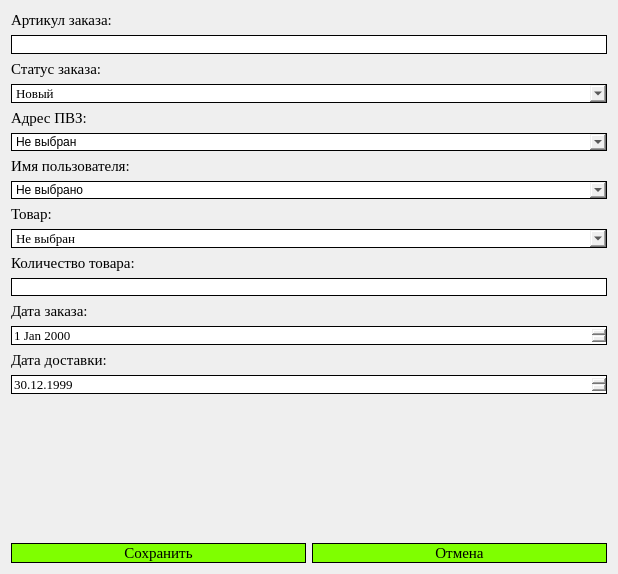
<?xml version="1.0" encoding="UTF-8"?>
<ui version="4.0">
 <class>order_edit</class>
 <widget class="QDialog" name="order_edit">
  <property name="geometry">
   <rect>
    <x>0</x>
    <y>0</y>
    <width>618</width>
    <height>574</height>
   </rect>
  </property>
  <property name="windowTitle">
   <string>Dialog</string>
  </property>
  <layout class="QGridLayout" name="gridLayout_2">
   <item row="0" column="0">
    <layout class="QVBoxLayout" name="verticalLayout">
     <item>
      <layout class="QGridLayout" name="gridLayout">
       <item row="13" column="0">
        <widget class="QDateEdit" name="date_order">
         <property name="font">
          <font>
           <family>Times New Roman</family>
           <pointsize>10</pointsize>
          </font>
         </property>
         <property name="styleSheet">
          <string notr="true">#date_order {
    border: 1px solid black;
}

#date_order:focus {
    border-color: #00FA9A;
}</string>
         </property>
        </widget>
       </item>
       <item row="1" column="0">
        <widget class="QLineEdit" name="articul_input">
         <property name="font">
          <font>
           <family>Times New Roman</family>
           <pointsize>10</pointsize>
          </font>
         </property>
         <property name="styleSheet">
          <string notr="true">#articul_input {
    border: 1px solid black;
}

#articul_input:focus {
    border-color: #00FA9A;
}</string>
         </property>
        </widget>
       </item>
       <item row="8" column="0">
        <widget class="QLabel" name="product_name">
         <property name="font">
          <font>
           <family>Times New Roman</family>
           <pointsize>11</pointsize>
          </font>
         </property>
         <property name="text">
          <string>Товар:</string>
         </property>
        </widget>
       </item>
       <item row="9" column="0">
        <widget class="QComboBox" name="product_input">
         <property name="font">
          <font>
           <family>Times New Roman</family>
           <pointsize>10</pointsize>
          </font>
         </property>
         <property name="styleSheet">
          <string notr="true">#product_input {
    border: 1px solid black;
}

#product_input:hover {
    border-color: #00FA9A;
}</string>
         </property>
         <item>
          <property name="text">
           <string>Не выбран</string>
          </property>
         </item>
        </widget>
       </item>
       <item row="14" column="0">
        <widget class="QLabel" name="label_5">
         <property name="font">
          <font>
           <family>Times New Roman</family>
           <pointsize>11</pointsize>
          </font>
         </property>
         <property name="text">
          <string>Дата доставки:</string>
         </property>
        </widget>
       </item>
       <item row="10" column="0">
        <widget class="QLabel" name="count_order">
         <property name="font">
          <font>
           <family>Times New Roman</family>
           <pointsize>11</pointsize>
          </font>
         </property>
         <property name="text">
          <string>Количество товара:</string>
         </property>
        </widget>
       </item>
       <item row="15" column="0">
        <widget class="QDateEdit" name="delivery_date">
         <property name="font">
          <font>
           <family>Times New Roman</family>
           <pointsize>10</pointsize>
          </font>
         </property>
         <property name="styleSheet">
          <string notr="true">#delivery_date {
    border: 1px solid black;
}

#delivery_date:focus {
    border-color: #00FA9A;
}</string>
         </property>
         <property name="dateTime">
          <datetime>
           <hour>0</hour>
           <minute>0</minute>
           <second>0</second>
           <year>1999</year>
           <month>12</month>
           <day>30</day>
          </datetime>
         </property>
         <property name="displayFormat">
          <string>dd.MM.yyyy</string>
         </property>
         <property name="calendarPopup">
          <bool>false</bool>
         </property>
        </widget>
       </item>
       <item row="0" column="0">
        <widget class="QLabel" name="label">
         <property name="font">
          <font>
           <family>Times New Roman</family>
           <pointsize>11</pointsize>
           <bold>false</bold>
          </font>
         </property>
         <property name="text">
          <string>Артикул заказа:</string>
         </property>
        </widget>
       </item>
       <item row="5" column="0">
        <widget class="QComboBox" name="adres_input">
         <property name="styleSheet">
          <string notr="true">#adres_input {
    border: 1px solid black;
}

#adres_input:hover {
    border-color: #00FA9A;
}</string>
         </property>
         <item>
          <property name="text">
           <string>Не выбран</string>
          </property>
         </item>
        </widget>
       </item>
       <item row="7" column="0">
        <widget class="QComboBox" name="client_name_input">
         <property name="mouseTracking">
          <bool>true</bool>
         </property>
         <property name="styleSheet">
          <string notr="true">#client_name_input {
    border: 1px solid black;
}

#client_name_input:hover {
    border-color: #00FA9A;
}</string>
         </property>
         <item>
          <property name="text">
           <string>Не выбрано</string>
          </property>
         </item>
        </widget>
       </item>
       <item row="11" column="0">
        <widget class="QLineEdit" name="count_input">
         <property name="styleSheet">
          <string notr="true">#count_input {
    border: 1px solid black;
}

#count_input:focus {
    border-color: #00FA9A;
}</string>
         </property>
        </widget>
       </item>
       <item row="4" column="0">
        <widget class="QLabel" name="label_3">
         <property name="font">
          <font>
           <family>Times New Roman</family>
           <pointsize>11</pointsize>
          </font>
         </property>
         <property name="text">
          <string>Адрес ПВЗ:</string>
         </property>
        </widget>
       </item>
       <item row="12" column="0">
        <widget class="QLabel" name="label_4">
         <property name="font">
          <font>
           <family>Times New Roman</family>
           <pointsize>11</pointsize>
          </font>
         </property>
         <property name="text">
          <string>Дата заказа:</string>
         </property>
        </widget>
       </item>
       <item row="3" column="0">
        <widget class="QComboBox" name="status_input">
         <property name="font">
          <font>
           <family>Times New Roman</family>
           <pointsize>10</pointsize>
          </font>
         </property>
         <property name="styleSheet">
          <string notr="true">#status_input {
    border: 1px solid black;
}

#status_input:hover {
    border-color: #00FA9A;
}</string>
         </property>
         <item>
          <property name="text">
           <string>Новый</string>
          </property>
         </item>
         <item>
          <property name="text">
           <string>Завершен</string>
          </property>
         </item>
        </widget>
       </item>
       <item row="2" column="0">
        <widget class="QLabel" name="label_2">
         <property name="font">
          <font>
           <family>Times New Roman</family>
           <pointsize>11</pointsize>
          </font>
         </property>
         <property name="text">
          <string>Статус заказа:</string>
         </property>
        </widget>
       </item>
       <item row="6" column="0">
        <widget class="QLabel" name="Client_name">
         <property name="font">
          <font>
           <family>Times New Roman</family>
           <pointsize>11</pointsize>
          </font>
         </property>
         <property name="text">
          <string>Имя пользователя:</string>
         </property>
        </widget>
       </item>
      </layout>
     </item>
     <item>
      <spacer name="verticalSpacer">
       <property name="orientation">
        <enum>Qt::Orientation::Vertical</enum>
       </property>
       <property name="sizeHint" stdset="0">
        <size>
         <width>20</width>
         <height>20</height>
        </size>
       </property>
      </spacer>
     </item>
     <item>
      <layout class="QHBoxLayout" name="horizontalLayout">
       <item>
        <widget class="QPushButton" name="save_button">
         <property name="minimumSize">
          <size>
           <width>0</width>
           <height>20</height>
          </size>
         </property>
         <property name="font">
          <font>
           <family>Times New Roman</family>
           <pointsize>11</pointsize>
          </font>
         </property>
         <property name="styleSheet">
          <string notr="true">#save_button {
    background-color: #7FFF00;
    border: 1px solid black;
}

#save_button:hover {
    background-color: #00FA9A;
}</string>
         </property>
         <property name="text">
          <string>Сохранить</string>
         </property>
        </widget>
       </item>
       <item>
        <widget class="QPushButton" name="cancel_button">
         <property name="minimumSize">
          <size>
           <width>0</width>
           <height>20</height>
          </size>
         </property>
         <property name="font">
          <font>
           <family>Times New Roman</family>
           <pointsize>11</pointsize>
          </font>
         </property>
         <property name="styleSheet">
          <string notr="true">#cancel_button {
    background-color: #7FFF00;
    border: 1px solid black;
}

#cancel_button:hover {
    background-color: #00FA9A;
}</string>
         </property>
         <property name="text">
          <string>Отмена</string>
         </property>
        </widget>
       </item>
      </layout>
     </item>
    </layout>
   </item>
  </layout>
 </widget>
 <resources/>
 <connections/>
</ui>
